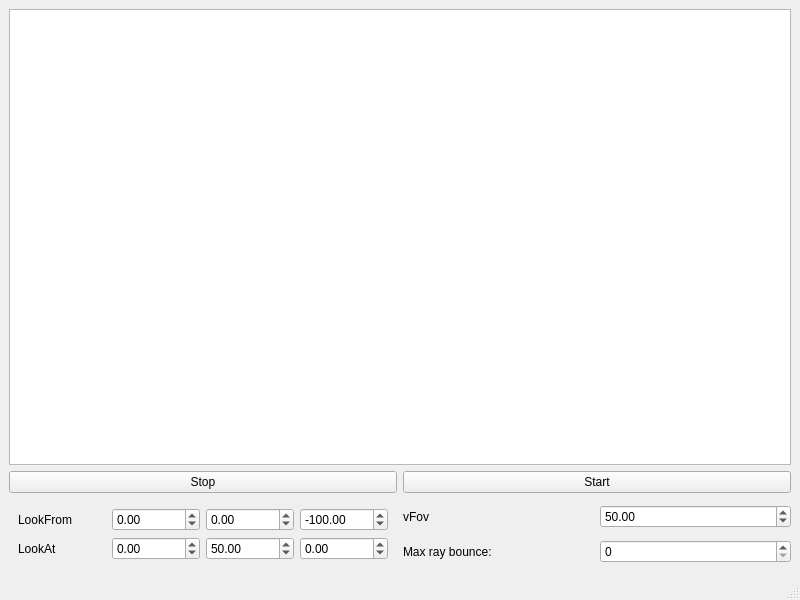
<?xml version="1.0" encoding="UTF-8"?>
<ui version="4.0">
 <class>MainWindow</class>
 <widget class="QMainWindow" name="MainWindow">
  <property name="geometry">
   <rect>
    <x>0</x>
    <y>0</y>
    <width>800</width>
    <height>600</height>
   </rect>
  </property>
  <property name="windowTitle">
   <string>MainWindow</string>
  </property>
  <widget class="QWidget" name="centralwidget">
   <layout class="QGridLayout" name="gridLayout_2">
    <item row="0" column="0">
     <layout class="QVBoxLayout" name="verticalLayout">
      <item>
       <widget class="QGraphicsView" name="graphicsView"/>
      </item>
      <item>
       <layout class="QGridLayout" name="gridLayout">
        <item row="0" column="0">
         <widget class="QPushButton" name="stopButton">
          <property name="text">
           <string>Stop</string>
          </property>
         </widget>
        </item>
        <item row="0" column="1">
         <widget class="QPushButton" name="startButton">
          <property name="text">
           <string>Start</string>
          </property>
         </widget>
        </item>
       </layout>
      </item>
     </layout>
    </item>
    <item row="1" column="0">
     <layout class="QGridLayout" name="gridLayout_3">
      <property name="topMargin">
       <number>0</number>
      </property>
      <item row="0" column="0">
       <widget class="QWidget" name="widget" native="true">
        <layout class="QGridLayout" name="gridLayout_4">
         <item row="0" column="0">
          <widget class="QLabel" name="label">
           <property name="text">
            <string>LookFrom</string>
           </property>
          </widget>
         </item>
         <item row="1" column="0">
          <widget class="QLabel" name="label_2">
           <property name="text">
            <string>LookAt</string>
           </property>
          </widget>
         </item>
         <item row="0" column="1">
          <layout class="QGridLayout" name="gridLayout_5">
           <item row="0" column="1">
            <widget class="QDoubleSpinBox" name="camY">
             <property name="minimum">
              <double>-1000000000.000000000000000</double>
             </property>
             <property name="maximum">
              <double>1000000000.000000000000000</double>
             </property>
            </widget>
           </item>
           <item row="0" column="0">
            <widget class="QDoubleSpinBox" name="camX">
             <property name="minimum">
              <double>-1000000000.000000000000000</double>
             </property>
             <property name="maximum">
              <double>1000000000.000000000000000</double>
             </property>
            </widget>
           </item>
           <item row="0" column="2">
            <widget class="QDoubleSpinBox" name="camZ">
             <property name="minimum">
              <double>-1000000000.000000000000000</double>
             </property>
             <property name="maximum">
              <double>1000000000.000000000000000</double>
             </property>
             <property name="value">
              <double>-100.000000000000000</double>
             </property>
            </widget>
           </item>
          </layout>
         </item>
         <item row="1" column="1">
          <layout class="QGridLayout" name="gridLayout_6">
           <item row="0" column="0">
            <widget class="QDoubleSpinBox" name="lookX">
             <property name="minimum">
              <double>-1000000000.000000000000000</double>
             </property>
             <property name="maximum">
              <double>1000000000.000000000000000</double>
             </property>
            </widget>
           </item>
           <item row="0" column="1">
            <widget class="QDoubleSpinBox" name="lookY">
             <property name="minimum">
              <double>-1000000000.000000000000000</double>
             </property>
             <property name="maximum">
              <double>1000000000.000000000000000</double>
             </property>
             <property name="value">
              <double>50.000000000000000</double>
             </property>
            </widget>
           </item>
           <item row="0" column="2">
            <widget class="QDoubleSpinBox" name="lookZ">
             <property name="minimum">
              <double>-1000000000.000000000000000</double>
             </property>
             <property name="maximum">
              <double>1000000000.000000000000000</double>
             </property>
            </widget>
           </item>
          </layout>
         </item>
        </layout>
       </widget>
      </item>
      <item row="0" column="1">
       <layout class="QGridLayout" name="gridLayout_7">
        <item row="0" column="0">
         <widget class="QLabel" name="label_3">
          <property name="text">
           <string>vFov</string>
          </property>
         </widget>
        </item>
        <item row="1" column="0">
         <widget class="QLabel" name="label_4">
          <property name="text">
           <string>Max ray bounce:</string>
          </property>
         </widget>
        </item>
        <item row="0" column="1">
         <widget class="QDoubleSpinBox" name="vFov">
          <property name="maximum">
           <double>179.990000000000009</double>
          </property>
          <property name="value">
           <double>50.000000000000000</double>
          </property>
         </widget>
        </item>
        <item row="1" column="1">
         <widget class="QSpinBox" name="maxRayBounce">
          <property name="minimum">
           <number>0</number>
          </property>
         </widget>
        </item>
       </layout>
      </item>
     </layout>
    </item>
   </layout>
  </widget>
  <widget class="QMenuBar" name="menubar">
   <property name="geometry">
    <rect>
     <x>0</x>
     <y>0</y>
     <width>800</width>
     <height>20</height>
    </rect>
   </property>
  </widget>
  <widget class="QStatusBar" name="statusbar"/>
 </widget>
 <resources/>
 <connections/>
</ui>
